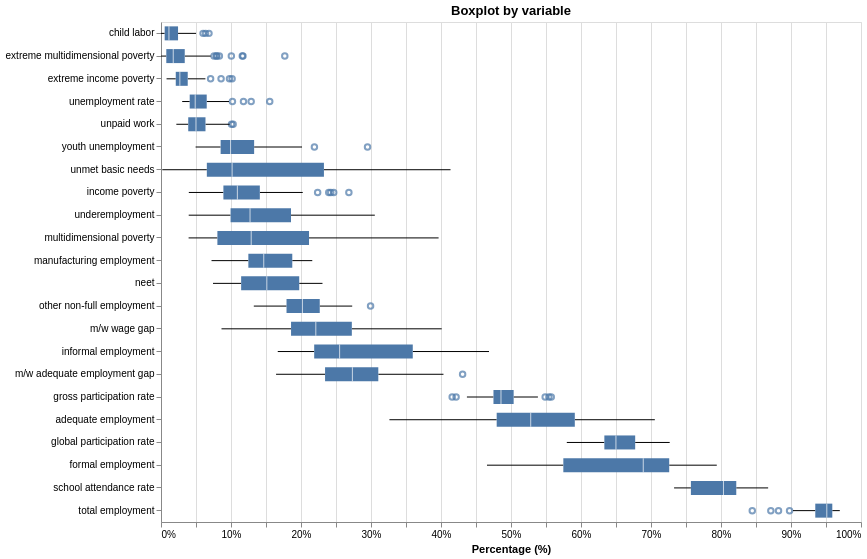

Notebook code for this chart:
### Code cell
orden_mediana = df_long.groupby('variable')['valor'].median().sort_values().index.tolist()

chart_box = alt.Chart(df_long).mark_boxplot().encode(
    x=alt.X(
        'valor:Q',
        scale=alt.Scale(domain=[0, 100]),
        title='Percentage (%)',
        axis=alt.Axis(format='.0f', labelExpr="datum.label + '%'")
    ),
    y=alt.Y(
        'variable:N',
        sort=orden_mediana,
        title=None
    )
).properties(
    width=700,
    height=500,
    title='Boxplot by variable'
)

chart_box

### Figure 1 — Vega-Lite specification as saved in the notebook (floating-point values rounded to 4 significant figures; data arrays with more than 128 entries replaced by an {"elided": "..."} marker saying what was removed)
{"config": {"view": {"continuousWidth": 300, "continuousHeight": 300}}, "data": {"name": "data-ea8a51eb1010b61e27618eba9fab3215"}, "mark": {"type": "boxplot"}, "encoding": {"x": {"axis": {"format": ".0f", "labelExpr": "datum.label + '%'"}, "field": "valor", "scale": {"domain": [0, 100]}, "title": "Percentage (%)", "type": "quantitative"}, "y": {"field": "variable", "sort": ["child labor", "extreme multidimensional poverty", "extreme income poverty", "unemployment rate", "unpaid work", "youth unemployment", "unmet basic needs", "income poverty", "underemployment", "multidimensional poverty", "manufacturing employment", "neet", "other non-full employment", "m/w wage gap", "informal employment", "m/w adequate employment gap", "gross participation rate", "adequate employment", "global participation rate", "formal employment", "school attendance rate", "total employment"], "title": null, "type": "nominal"}}, "height": 500, "title": "Boxplot by variable", "width": 700, "$schema": "https://vega.github.io/schema/vega-lite/v6.4.1.json", "datasets": {"data-ea8a51eb1010b61e27618eba9fab3215": {"elided": "2090 records"}}}
